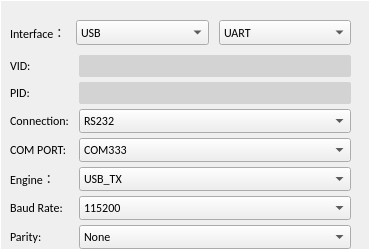
     <widget class="QGroupBox" name="Group5_Connection">
      <property name="sizePolicy">
       <sizepolicy hsizetype="Expanding" vsizetype="Expanding">
        <horstretch>0</horstretch>
        <verstretch>0</verstretch>
       </sizepolicy>
      </property>
      <property name="maximumSize">
       <size>
        <width>16777215</width>
        <height>250</height>
       </size>
      </property>
      <property name="font">
       <font>
        <family>Calibri</family>
        <pointsize>10</pointsize>
        <weight>3</weight>
        <italic>false</italic>
        <bold>false</bold>
       </font>
      </property>
      <property name="styleSheet">
       <string notr="true">QGroupBox{
	font: 25 10pt &quot;Calibri&quot;;
	color: white;
	border: 1px solid white;
}
</string>
      </property>
      <property name="title">
       <string/>
      </property>
      <property name="flat">
       <bool>true</bool>
      </property>
      <property name="checkable">
       <bool>false</bool>
      </property>
      <widget class="QWidget" name="layoutWidget">
       <property name="geometry">
        <rect>
         <x>0</x>
         <y>0</y>
         <width>361</width>
         <height>331</height>
        </rect>
       </property>
       <layout class="QVBoxLayout" name="verticalLayout_2">
        <property name="spacing">
         <number>10</number>
        </property>
        <item>
         <layout class="QHBoxLayout" name="horizontalLayout">
          <property name="spacing">
           <number>10</number>
          </property>
          <property name="sizeConstraint">
           <enum>QLayout::SetFixedSize</enum>
          </property>
          <property name="leftMargin">
           <number>10</number>
          </property>
          <property name="topMargin">
           <number>20</number>
          </property>
          <property name="rightMargin">
           <number>10</number>
          </property>
          <property name="bottomMargin">
           <number>0</number>
          </property>
          <item>
           <widget class="QLabel" name="label_54">
            <property name="font">
             <font>
              <family>Calibri</family>
              <pointsize>9</pointsize>
             </font>
            </property>
            <property name="layoutDirection">
             <enum>Qt::LeftToRight</enum>
            </property>
            <property name="frameShadow">
             <enum>QFrame::Plain</enum>
            </property>
            <property name="text">
             <string>Interface：</string>
            </property>
            <property name="textFormat">
             <enum>Qt::AutoText</enum>
            </property>
            <property name="scaledContents">
             <bool>false</bool>
            </property>
            <property name="wordWrap">
             <bool>false</bool>
            </property>
           </widget>
          </item>
          <item>
           <widget class="QComboBox" name="comboBox_driver_list_5">
            <property name="enabled">
             <bool>true</bool>
            </property>
            <property name="sizePolicy">
             <sizepolicy hsizetype="Expanding" vsizetype="Expanding">
              <horstretch>0</horstretch>
              <verstretch>0</verstretch>
             </sizepolicy>
            </property>
            <property name="minimumSize">
             <size>
              <width>0</width>
              <height>0</height>
             </size>
            </property>
            <property name="maximumSize">
             <size>
              <width>240</width>
              <height>25</height>
             </size>
            </property>
            <property name="font">
             <font>
              <family>Calibri</family>
              <pointsize>9</pointsize>
             </font>
            </property>
            <property name="styleSheet">
             <string notr="true">QComboBox
{
	color: black;
}

QComboBox QAbstractItemView
{
     border: 1px solid rgb(161,161,161);
}

QComboBox QAbstractItemView::item
{
    height: 24px;
}

QComboBox QAbstractItemView::item:selected
{	
    background-color: rgba(54, 98, 180);
}

QComboBox::item:!enabled
{
    color: gray;
}</string>
            </property>
            <item>
             <property name="text">
              <string>USB</string>
             </property>
            </item>
            <item>
             <property name="text">
              <string>UART</string>
             </property>
            </item>
           </widget>
          </item>
          <item>
           <widget class="QComboBox" name="comboBox_driver_list_6">
            <property name="enabled">
             <bool>true</bool>
            </property>
            <property name="sizePolicy">
             <sizepolicy hsizetype="Expanding" vsizetype="Expanding">
              <horstretch>0</horstretch>
              <verstretch>0</verstretch>
             </sizepolicy>
            </property>
            <property name="minimumSize">
             <size>
              <width>0</width>
              <height>0</height>
             </size>
            </property>
            <property name="maximumSize">
             <size>
              <width>240</width>
              <height>25</height>
             </size>
            </property>
            <property name="font">
             <font>
              <family>Calibri</family>
              <pointsize>9</pointsize>
             </font>
            </property>
            <property name="styleSheet">
             <string notr="true">QComboBox
{
	color: black;
}

QComboBox QAbstractItemView
{
     border: 1px solid rgb(161,161,161);
}

QComboBox QAbstractItemView::item
{
    height: 24px;
}

QComboBox QAbstractItemView::item:selected
{	
    background-color: rgba(54, 98, 180);
}

QComboBox::item:!enabled
{
    color: gray;
}</string>
            </property>
            <item>
             <property name="text">
              <string>UART</string>
             </property>
            </item>
            <item>
             <property name="text">
              <string>USB</string>
             </property>
            </item>
           </widget>
          </item>
         </layout>
        </item>
        <item>
         <layout class="QFormLayout" name="formLayout_Components">
          <property name="horizontalSpacing">
           <number>10</number>
          </property>
          <property name="verticalSpacing">
           <number>5</number>
          </property>
          <property name="leftMargin">
           <number>10</number>
          </property>
          <property name="topMargin">
           <number>0</number>
          </property>
          <property name="rightMargin">
           <number>10</number>
          </property>
          <property name="bottomMargin">
           <number>10</number>
          </property>
          <item row="5" column="0">
           <widget class="QLabel" name="Rate">
            <property name="font">
             <font>
              <family>Calibri</family>
             </font>
            </property>
            <property name="text">
             <string>Baud Rate:</string>
            </property>
           </widget>
          </item>
          <item row="5" column="1">
           <widget class="QComboBox" name="Rate_comboBox">
            <property name="sizePolicy">
             <sizepolicy hsizetype="Expanding" vsizetype="Fixed">
              <horstretch>0</horstretch>
              <verstretch>0</verstretch>
             </sizepolicy>
            </property>
            <property name="font">
             <font>
              <family>Calibri</family>
             </font>
            </property>
            <item>
             <property name="text">
              <string>115200</string>
             </property>
            </item>
           </widget>
          </item>
          <item row="6" column="0">
           <widget class="QLabel" name="Parity">
            <property name="font">
             <font>
              <family>Calibri</family>
             </font>
            </property>
            <property name="text">
             <string>Parity:</string>
            </property>
           </widget>
          </item>
          <item row="6" column="1">
           <widget class="QComboBox" name="Parity_comboBox">
            <property name="sizePolicy">
             <sizepolicy hsizetype="Expanding" vsizetype="Fixed">
              <horstretch>0</horstretch>
              <verstretch>0</verstretch>
             </sizepolicy>
            </property>
            <property name="font">
             <font>
              <family>Calibri</family>
             </font>
            </property>
            <item>
             <property name="text">
              <string>None</string>
             </property>
            </item>
           </widget>
          </item>
          <item row="7" column="0">
           <widget class="QLabel" name="Bits">
            <property name="font">
             <font>
              <family>Calibri</family>
             </font>
            </property>
            <property name="text">
             <string>Stop bits</string>
            </property>
           </widget>
          </item>
          <item row="7" column="1">
           <widget class="QComboBox" name="Bites_comboBox">
            <property name="sizePolicy">
             <sizepolicy hsizetype="Expanding" vsizetype="Fixed">
              <horstretch>0</horstretch>
              <verstretch>0</verstretch>
             </sizepolicy>
            </property>
            <property name="font">
             <font>
              <family>Calibri</family>
             </font>
            </property>
            <item>
             <property name="text">
              <string>1</string>
             </property>
            </item>
           </widget>
          </item>
          <item row="2" column="1">
           <widget class="QComboBox" name="Connection_comboBox">
            <property name="sizePolicy">
             <sizepolicy hsizetype="Expanding" vsizetype="Fixed">
              <horstretch>0</horstretch>
              <verstretch>0</verstretch>
             </sizepolicy>
            </property>
            <property name="font">
             <font>
              <family>Calibri</family>
             </font>
            </property>
            <item>
             <property name="text">
              <string>RS232</string>
             </property>
            </item>
           </widget>
          </item>
          <item row="2" column="0">
           <widget class="QLabel" name="Connection">
            <property name="font">
             <font>
              <family>Calibri</family>
             </font>
            </property>
            <property name="text">
             <string>Connection:</string>
            </property>
           </widget>
          </item>
          <item row="0" column="0">
           <widget class="QLabel" name="Vid">
            <property name="sizePolicy">
             <sizepolicy hsizetype="Preferred" vsizetype="Preferred">
              <horstretch>10</horstretch>
              <verstretch>0</verstretch>
             </sizepolicy>
            </property>
            <property name="minimumSize">
             <size>
              <width>54</width>
              <height>0</height>
             </size>
            </property>
            <property name="font">
             <font>
              <family>Calibri</family>
             </font>
            </property>
            <property name="layoutDirection">
             <enum>Qt::LeftToRight</enum>
            </property>
            <property name="frameShadow">
             <enum>QFrame::Plain</enum>
            </property>
            <property name="text">
             <string>VID:</string>
            </property>
            <property name="textFormat">
             <enum>Qt::AutoText</enum>
            </property>
            <property name="scaledContents">
             <bool>false</bool>
            </property>
            <property name="wordWrap">
             <bool>false</bool>
            </property>
           </widget>
          </item>
          <item row="0" column="1">
           <widget class="QLineEdit" name="lineEdit_vid">
            <property name="sizePolicy">
             <sizepolicy hsizetype="Expanding" vsizetype="Fixed">
              <horstretch>0</horstretch>
              <verstretch>0</verstretch>
             </sizepolicy>
            </property>
            <property name="minimumSize">
             <size>
              <width>0</width>
              <height>0</height>
             </size>
            </property>
            <property name="maximumSize">
             <size>
              <width>16777215</width>
              <height>25</height>
             </size>
            </property>
            <property name="font">
             <font>
              <family>Calibri</family>
              <pointsize>9</pointsize>
              <weight>50</weight>
              <italic>false</italic>
              <bold>false</bold>
             </font>
            </property>
            <property name="styleSheet">
             <string notr="true">QLineEdit{
        color: black;
        border-color: darkGray;
        border-style: solid;
        border-radius: 2;
        padding: 2 px;
        background-color: lightGray;
}

QLineEdit::disabled {
	color: gray;
}
QLineEdit::enabled {
	color: black;
}</string>
            </property>
           </widget>
          </item>
          <item row="1" column="0">
           <widget class="QLabel" name="Pid">
            <property name="minimumSize">
             <size>
              <width>54</width>
              <height>0</height>
             </size>
            </property>
            <property name="font">
             <font>
              <family>Calibri</family>
             </font>
            </property>
            <property name="text">
             <string>PID:</string>
            </property>
           </widget>
          </item>
          <item row="1" column="1">
           <widget class="QLineEdit" name="lineEdit_pid">
            <property name="sizePolicy">
             <sizepolicy hsizetype="Expanding" vsizetype="Fixed">
              <horstretch>0</horstretch>
              <verstretch>0</verstretch>
             </sizepolicy>
            </property>
            <property name="minimumSize">
             <size>
              <width>0</width>
              <height>0</height>
             </size>
            </property>
            <property name="maximumSize">
             <size>
              <width>16777215</width>
              <height>25</height>
             </size>
            </property>
            <property name="font">
             <font>
              <family>Calibri</family>
              <pointsize>9</pointsize>
              <weight>50</weight>
              <italic>false</italic>
              <bold>false</bold>
             </font>
            </property>
            <property name="styleSheet">
             <string notr="true">QLineEdit{
        color: black;
        border-color: darkGray;
        border-style: solid;
        border-radius: 2;
        padding: 2 px;
        background-color: lightGray;
}

QLineEdit::disabled {
	color: gray;
}
QLineEdit::enabled {
	color: black;
}</string>
            </property>
           </widget>
          </item>
          <item row="3" column="0">
           <widget class="QLabel" name="Port">
            <property name="font">
             <font>
              <family>Calibri</family>
             </font>
            </property>
            <property name="text">
             <string>COM PORT:</string>
            </property>
           </widget>
          </item>
          <item row="3" column="1">
           <widget class="QComboBox" name="Port_comboBox">
            <property name="sizePolicy">
             <sizepolicy hsizetype="Expanding" vsizetype="Fixed">
              <horstretch>0</horstretch>
              <verstretch>0</verstretch>
             </sizepolicy>
            </property>
            <property name="font">
             <font>
              <family>Calibri</family>
             </font>
            </property>
            <item>
             <property name="text">
              <string>COM333</string>
             </property>
            </item>
           </widget>
          </item>
          <item row="4" column="0">
           <widget class="QLabel" name="Engine">
            <property name="font">
             <font>
              <family>Calibri</family>
             </font>
            </property>
            <property name="text">
             <string>Engine：</string>
            </property>
           </widget>
          </item>
          <item row="4" column="1">
           <widget class="QComboBox" name="Engine_comboBox">
            <property name="sizePolicy">
             <sizepolicy hsizetype="Expanding" vsizetype="Fixed">
              <horstretch>0</horstretch>
              <verstretch>0</verstretch>
             </sizepolicy>
            </property>
            <property name="font">
             <font>
              <family>Calibri</family>
             </font>
            </property>
            <item>
             <property name="text">
              <string>USB_TX</string>
             </property>
            </item>
            <item>
             <property name="text">
              <string>USB_RX</string>
             </property>
            </item>
            <item>
             <property name="text">
              <string>HFP_TX</string>
             </property>
            </item>
            <item>
             <property name="text">
              <string>HFP_RX</string>
             </property>
            </item>
            <item>
             <property name="text">
              <string>A2DP</string>
             </property>
            </item>
           </widget>
          </item>
         </layout>
        </item>
       </layout>
      </widget>
     </widget>
